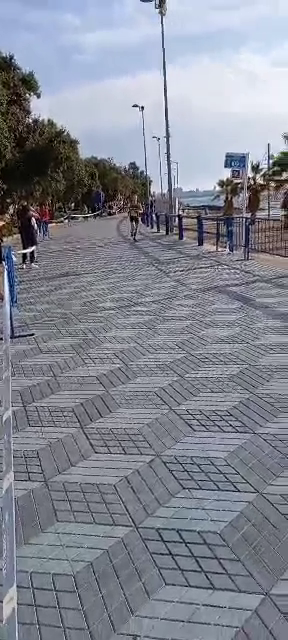
#> input picture frame 41 of videos/lop.mp4, 288 x 640 px
$ python main.py
#> lines starting #> are read from the running program, lines starting #| are printed output that depends on the picture
### src/feature_tracking.py
import numpy as np
import cv2 as cv


lk_params = dict( winSize  = (15, 15),
                  maxLevel = 2,
                  criteria = (cv.TERM_CRITERIA_EPS | cv.TERM_CRITERIA_COUNT, 10, 0.03))

feature_params = dict( maxCorners = 200,
                       qualityLevel = 0.01,
                       minDistance = 30, #big to spread all over image
                       blockSize = 3)


def draw_str(dst, target, s):
    x, y = target
    cv.putText(dst, s, (x+1, y+1), cv.FONT_HERSHEY_PLAIN, 1.0, (0, 0, 0), thickness = 2, lineType=cv.LINE_AA) #black text background
    cv.putText(dst, s, (x, y), cv.FONT_HERSHEY_PLAIN, 1.0, (255, 255, 255), lineType=cv.LINE_AA) #white foreground


class FeatureTracker:
    def __init__(self, cam, playback_speed = 'Fast'):
        """
        @param cam, video object to read frames from
        @param playback_speed = ['Fast', 'Realistic', 'None'], default 'Fast'
        """
        self.track_len = 10
        self.detect_interval = 5
        self.cam = cam

        self.N_frames = int(self.cam.get(cv.CAP_PROP_FRAME_COUNT))

        if playback_speed == "Realistic":
            self.delay = int(1000/self.cam.get(cv.CAP_PROP_FPS))
        elif playback_speed == 'Fast':
            self.delay = 1
        else:
            self.delay = -1

        self.im_height = int(self.cam.get(cv.CAP_PROP_FRAME_HEIGHT))


    def run(self):
        all_tracks = []
        tracks = []
        frame_idx = 0

        while frame_idx < self.N_frames:
            _ret, frame = self.cam.read()
#> frame is the input picture: shape (640, 288, 3); mean B, G, R 147.1, 135.9, 132
            assert _ret, f"bad frame, {frame_idx}/{self.N_frames}"

            frame_gray = cv.cvtColor(frame, cv.COLOR_BGR2GRAY)
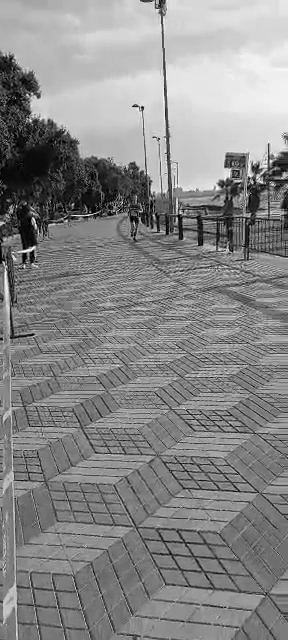
#> frame_gray: shape (640, 288); min 0, max 255, mean 136

            if self.delay != -1:
                vis = frame.copy() #frame to show tracking on

            if len(tracks) > 0:
                img0, img1 = prev_gray, frame_gray

                p0 = np.float32([tr[-1] for tr in tracks]).reshape(-1, 1, 2) #pos of features in prev frame
                p1, _, _ = cv.calcOpticalFlowPyrLK(img0, img1, p0, None)#, **lk_params) #pos of features in current frame
                p0r, _, _ = cv.calcOpticalFlowPyrLK(img1, img0, p1, None)#, **lk_params) #reverse track of features in prev frame for robustness
                d = abs(p0-p0r).reshape(-1, 2).max(-1) #max error between back guess and original
                good = d < 1 #keep tracks with small error, in pixels

                new_tracks = []
                for tr, (x, y), good_flag in zip(tracks, p1.reshape(-1, 2), good): #append newest pos for all tracks, terminate lost tracks
                    if not good_flag: #track no longer found, dont include
                        continue
                    tr.append((x, y)) #add new track point

                    if len(tr) > self.track_len: #delete tracks older than track_len frames
                        continue
                        tr = tr[1:] #could prune, but then n-tracks will still grow

                    new_tracks.append(tr)

                tracks = new_tracks


                #add tracks, lines and text to show frame
                if self.delay != -1:
                    for tr in tracks:
                        cv.circle(vis, np.int32(tr[-1]), 2, (0, 255, 0), -1)
                    cv.polylines(vis, [np.int32(tr) for tr in tracks], False, (0, 255, 0))
                    draw_str(vis, (20, 20), f"track count: {len(tracks)}")
                    draw_str(vis, (20, self.im_height - 20), f"Frame: {frame_idx + 1}/{self.N_frames}")

            all_tracks.append((np.array([np.array(tr[-2:]) for tr in tracks]), frame_idx)) #save the last 2 data-points of each track, and tag with what frame

            if frame_idx % self.detect_interval == 0: #find new features at every detect_interval frames
                mask = np.ones_like(frame_gray)*255 #where to look for features in frame

                for x, y in [np.int32(tr[-1]) for tr in tracks]:
                    cv.circle(mask, (x, y), 5, 0, -1) #do not look for features in small circle around where features already are
#> mask: shape (640, 288); every value is 255

                p = cv.goodFeaturesToTrack(frame_gray, mask = mask, **feature_params)
#> p = 122 rows, first 8: [142, 106], [159, 138], [3, 261], [249, 178], [178, 213], [67, 220], [33, 217], [2, 339]
                if p is not None:
                    for x, y in np.float32(p).reshape(-1, 2):
                        tracks.append([(x, y)])
#> this loop made 122 passes
#> (x, y) on passes 1 to 12: (142, 106), (159, 138), (3, 261), (249, 178), (178, 213), (67, 220), (33, 217), (2, 339), (33, 251), (27, 94), (158, 10), (218, 249)
#> after the loop, tracks = 122 items


            frame_idx += 1
            prev_gray = frame_gray
            if self.delay != -1:
                cv.imshow('lk_track', vis)
                cv.waitKey(self.delay)

        cv.destroyAllWindows()
        return all_tracks

### src/main.py
"""
Script for smoothing video
Depth is not handled well, so videos with big depth differences will suffer from parallax.
Ideally all tracked features are at the same depth, or all are far away, however no actions are taken to guarantee this.
"""
import skvideo
import skvideo.io

from feature_tracking import FeatureTracker
from trajectory import CameraTrajectory
import numpy as np
import cv2 as cv

import matplotlib.pyplot as plt

from os.path import basename

print(__doc__)


vid_src = "../videos/lop.mp4"
cam = cv.VideoCapture(vid_src)
w, h = int(cam.get(cv.CAP_PROP_FRAME_WIDTH)), int(cam.get(cv.CAP_PROP_FRAME_HEIGHT))
FPS = cam.get(cv.CAP_PROP_FPS)

## Find feature tracks
feature_tracks = FeatureTracker(cam, 'Realistic').run()
print("Feature tracks created")
## Compute camera movement, and stabilized camera movement
traj, dtraj, smooth_traj, smooth_dtraj = CameraTrajectory(feature_tracks, 30).find_and_smooth()

## Compute stable camera transforms
smooth_Ts = []
for dx, dy, da in smooth_dtraj:
    T = np.array([[np.cos(da), -np.sin(da), dx],
                  [np.sin(da),  np.cos(da), dy]])
    smooth_Ts.append(T)


video_writer = skvideo.io.FFmpegWriter("../videos/out_" + basename(vid_src), inputdict={'-r':str(FPS)})
## Warp images and show
cam.set(cv.CAP_PROP_POS_FRAMES, 0)
for i, sT in enumerate(smooth_Ts):
    _, frame = cam.read()
    stab_frame = cv.warpAffine(frame, sT, (w, h))

    both = cv.hconcat([frame, stab_frame])

    cv.imshow('Comparison', both)
    both = cv.cvtColor(both, cv.COLOR_BGR2RGB)
    video_writer.writeFrame(both)
    c = cv.waitKey(int(1000/FPS))
    if c == 27: #ESC_key
        break

cv.destroyAllWindows()
video_writer.close()


fig, axs = plt.subplots(1, 3)
for i in range(3):
    axs[i].plot(traj[:, i])
    axs[i].plot(smooth_traj[:, i])
    axs[i].set_title(["x","y","a"][i])

fig.legend(["traj", "smooth"])
plt.suptitle("Trajectories")
plt.show()

$ run again, starting later in the video
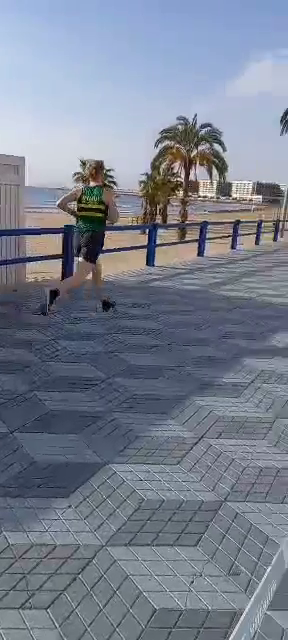
#> input picture frame 185 of videos/lop.mp4, 288 x 640 px
#> in run, frame is the input picture: shape (640, 288, 3); mean B, G, R 143.5, 128.6, 120.9
#> in run, `frame_gray = cv.cvtColor(frame, cv.COLOR_BGR2GRAY)`:
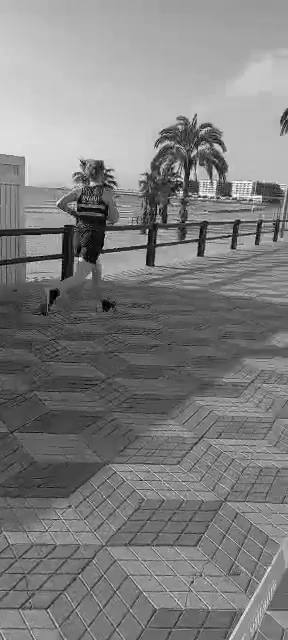
#> frame_gray: shape (640, 288); min 0, max 255, mean 127.9
#> p = 103 rows, first 8: [261, 196], [255, 235], [103, 248], [231, 196], [156, 243], [178, 190], [61, 259], [91, 182]
#> the loop in run, `for x, y in np.float32(p).reshape(-1, 2):` made 103 passes
#> after the loop in run, `for x, y in np.float32(p).reshape(-1, 2):`: tracks = 103 items

$ run again, starting later in the video
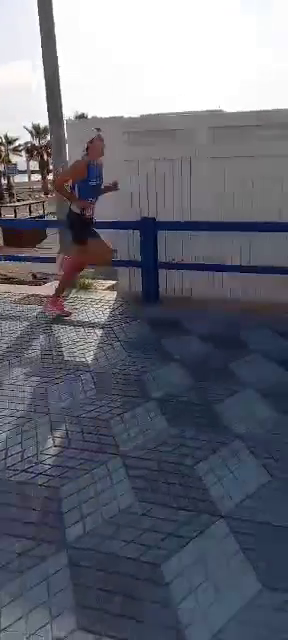
#> input picture frame 329 of videos/lop.mp4, 288 x 640 px
#> in run, frame is the input picture: shape (640, 288, 3); mean B, G, R 117.3, 106, 103.5
#> in run, `frame_gray = cv.cvtColor(frame, cv.COLOR_BGR2GRAY)`:
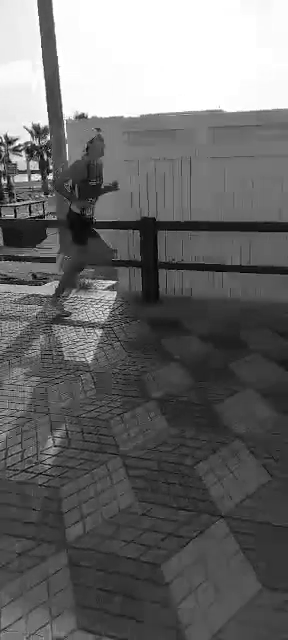
#> frame_gray: shape (640, 288); min 0, max 255, mean 106.6
#> p = 79 rows, first 8: [38, 169], [5, 181], [49, 139], [1, 141], [13, 217], [115, 292], [83, 114], [58, 281]
#> the loop in run, `for x, y in np.float32(p).reshape(-1, 2):` made 79 passes
#> after the loop in run, `for x, y in np.float32(p).reshape(-1, 2):`: tracks = 79 items
